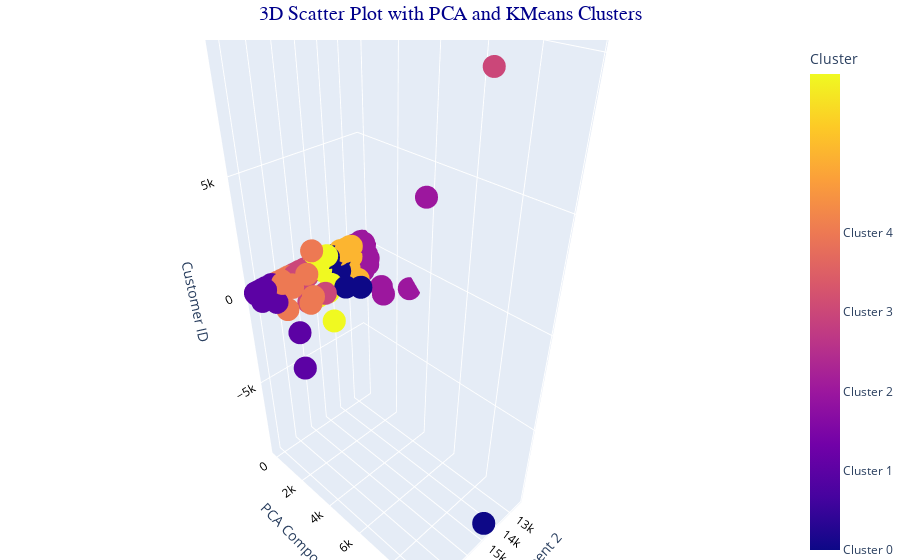

Notebook code for this chart:
### Code cell
pca = PCA(n_components=2)
pca_components = pca.fit_transform(KMeans_Cluster_df.drop(columns=["CustomerID", "KMeans_Cluster"]))

# Adding the PCA components and KMeans cluster labels back to the dataframe
pca_df = pd.DataFrame(pca_components, columns=["PCA1", "PCA2"])
pca_df['CustomerID'] = KMeans_Cluster_df['CustomerID']
pca_df['KMeans_Cluster'] = KMeans_Cluster_df['KMeans_Cluster']

#  3D scatter plot using Plotly, colored by KMeans cluster labels
fig = px.scatter_3d(pca_df, x='CustomerID', y='PCA1', z='PCA2', color='KMeans_Cluster',
                    title="3D Scatter Plot with PCA Dimensions and KMeans Clusters",
                    labels={'CustomerID': 'Customer ID', 'PCA1': 'PCA Component 1', 'PCA2': 'PCA Component 2', 'KMeans_Cluster': 'KMeans Clusters'})

fig.update_layout(
    scene=dict(
        zaxis=dict(title='Customer ID', tickfont=dict(size=12, color='black')),
        yaxis=dict(title='PCA Component 1', tickfont=dict(size=12, color='black')),
        xaxis=dict(title='PCA Component 2', tickfont=dict(size=12, color='black')),
        bgcolor='rgba(0, 0, 0, 0)',  
    ),
    title={
        'text': "3D Scatter Plot with PCA and KMeans Clusters",
        'x': 0.5,  # Center the title
        'xanchor': 'center',
        'font': {'size': 20, 'family': 'Arial', 'color': 'darkblue'}
    },
    coloraxis_colorbar=dict(
        title="Cluster", tickvals=[0, 1, 2, 3, 4], ticktext=["Cluster 0", "Cluster 1", "Cluster 2", "Cluster 3", "Cluster 4"]
    ), margin=dict(l=0, r=0, b=0, t=40)
)
fig.show()

### Figure 1 — Plotly figure (JSON) as saved in the notebook; plotly's stock layout.template omitted (floating-point values rounded to 4 significant figures; data arrays with more than 128 entries replaced by an {"elided": "..."} marker saying what was removed)
{"data": [{"hovertemplate": "Customer ID=%{x}<br>PCA Component 1=%{y}<br>PCA Component 2=%{z}<br>KMeans Clusters=%{marker.color}<extra></extra>", "legendgroup": "", "marker": {"color": {"elided": "4380 int values"}, "coloraxis": "coloraxis", "symbol": "circle"}, "mode": "markers", "name": "", "scene": "scene", "showlegend": false, "type": "scatter3d", "x": {"elided": "4380 int values"}, "y": {"elided": "4380 float values"}, "z": {"elided": "4380 float values"}}], "layout": {"coloraxis": {"colorbar": {"ticktext": ["Cluster 0", "Cluster 1", "Cluster 2", "Cluster 3", "Cluster 4"], "tickvals": [0, 1, 2, 3, 4], "title": {"text": "Cluster"}}, "colorscale": [[0, "#0d0887"], [0.1111, "#46039f"], [0.2222, "#7201a8"], [0.3333, "#9c179e"], [0.4444, "#bd3786"], [0.5556, "#d8576b"], [0.6667, "#ed7953"], [0.7778, "#fb9f3a"], [0.8889, "#fdca26"], [1, "#f0f921"]]}, "legend": {"tracegroupgap": 0}, "margin": {"b": 0, "l": 0, "r": 0, "t": 40}, "scene": {"bgcolor": "rgba(0, 0, 0, 0)", "domain": {"x": [0, 1], "y": [0, 1]}, "xaxis": {"tickfont": {"color": "black", "size": 12}, "title": {"text": "PCA Component 2"}}, "yaxis": {"tickfont": {"color": "black", "size": 12}, "title": {"text": "PCA Component 1"}}, "zaxis": {"tickfont": {"color": "black", "size": 12}, "title": {"text": "Customer ID"}}}, "title": {"font": {"color": "darkblue", "family": "Arial", "size": 20}, "text": "3D Scatter Plot with PCA and KMeans Clusters", "x": 0.5, "xanchor": "center"}}}
